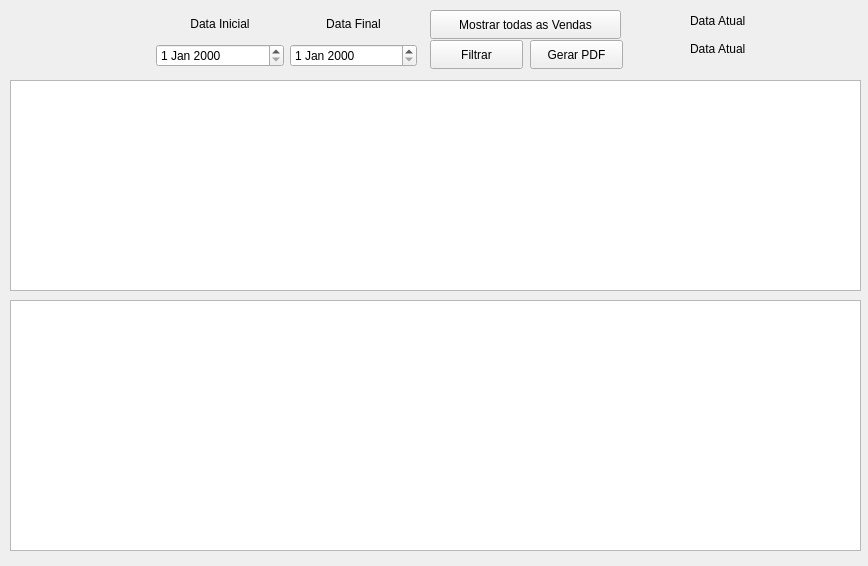
<?xml version="1.0" encoding="UTF-8"?>
<ui version="4.0">
 <class>pg_gestao_vendas</class>
 <widget class="QDialog" name="pg_gestao_vendas">
  <property name="geometry">
   <rect>
    <x>0</x>
    <y>0</y>
    <width>868</width>
    <height>566</height>
   </rect>
  </property>
  <property name="windowTitle">
   <string>Dialog</string>
  </property>
  <widget class="QPushButton" name="btn_filtrar">
   <property name="geometry">
    <rect>
     <x>430</x>
     <y>40</y>
     <width>93</width>
     <height>29</height>
    </rect>
   </property>
   <property name="text">
    <string>Filtrar</string>
   </property>
   <property name="autoDefault">
    <bool>false</bool>
   </property>
  </widget>
  <widget class="QPushButton" name="btn_pdf">
   <property name="geometry">
    <rect>
     <x>530</x>
     <y>40</y>
     <width>93</width>
     <height>29</height>
    </rect>
   </property>
   <property name="text">
    <string>Gerar PDF</string>
   </property>
   <property name="autoDefault">
    <bool>false</bool>
   </property>
  </widget>
  <widget class="QTableWidget" name="tabela_vendas">
   <property name="geometry">
    <rect>
     <x>10</x>
     <y>80</y>
     <width>851</width>
     <height>211</height>
    </rect>
   </property>
  </widget>
  <widget class="QTableWidget" name="tabela_produtos_venda">
   <property name="geometry">
    <rect>
     <x>10</x>
     <y>300</y>
     <width>851</width>
     <height>251</height>
    </rect>
   </property>
  </widget>
  <widget class="QPushButton" name="btn_mostrar_vendas">
   <property name="geometry">
    <rect>
     <x>430</x>
     <y>10</y>
     <width>191</width>
     <height>29</height>
    </rect>
   </property>
   <property name="text">
    <string>Mostrar todas as Vendas</string>
   </property>
   <property name="autoDefault">
    <bool>false</bool>
   </property>
  </widget>
  <widget class="QWidget" name="layoutWidget">
   <property name="geometry">
    <rect>
     <x>156</x>
     <y>10</y>
     <width>261</width>
     <height>57</height>
    </rect>
   </property>
   <layout class="QHBoxLayout" name="horizontalLayout">
    <item>
     <layout class="QVBoxLayout" name="verticalLayout">
      <item>
       <widget class="QLabel" name="data_inicial">
        <property name="text">
         <string>Data Inicial</string>
        </property>
        <property name="alignment">
         <set>Qt::AlignmentFlag::AlignCenter</set>
        </property>
       </widget>
      </item>
      <item>
       <widget class="QDateEdit" name="de_inicial"/>
      </item>
     </layout>
    </item>
    <item>
     <layout class="QVBoxLayout" name="verticalLayout_2">
      <item>
       <widget class="QLabel" name="data_final">
        <property name="text">
         <string>Data Final</string>
        </property>
        <property name="alignment">
         <set>Qt::AlignmentFlag::AlignCenter</set>
        </property>
       </widget>
      </item>
      <item>
       <widget class="QDateEdit" name="de_final"/>
      </item>
     </layout>
    </item>
   </layout>
  </widget>
  <widget class="QWidget" name="layoutWidget">
   <property name="geometry">
    <rect>
     <x>690</x>
     <y>10</y>
     <width>111</width>
     <height>49</height>
    </rect>
   </property>
   <layout class="QVBoxLayout" name="verticalLayout_3">
    <item>
     <widget class="QLabel" name="data_atual">
      <property name="text">
       <string>Data Atual</string>
      </property>
     </widget>
    </item>
    <item>
     <widget class="QLabel" name="data_atual_2">
      <property name="text">
       <string>Data Atual</string>
      </property>
     </widget>
    </item>
   </layout>
  </widget>
 </widget>
 <resources/>
 <connections/>
</ui>
